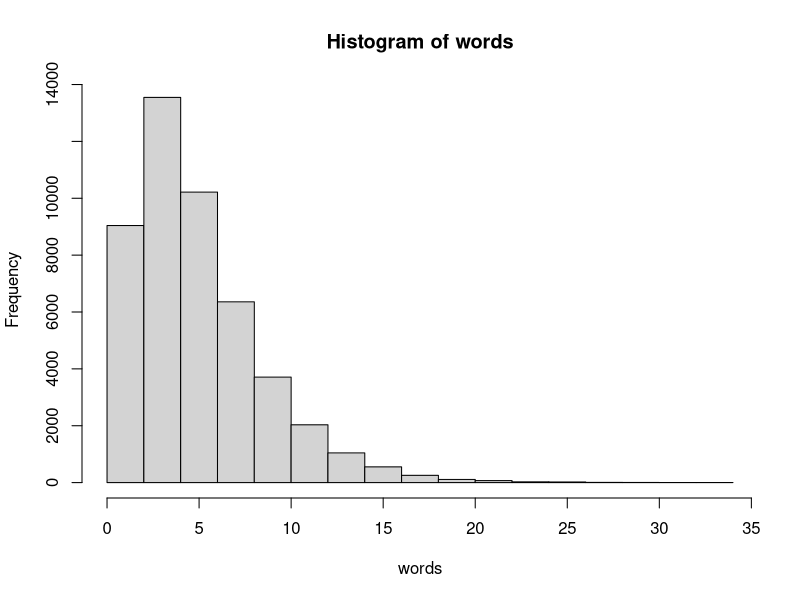
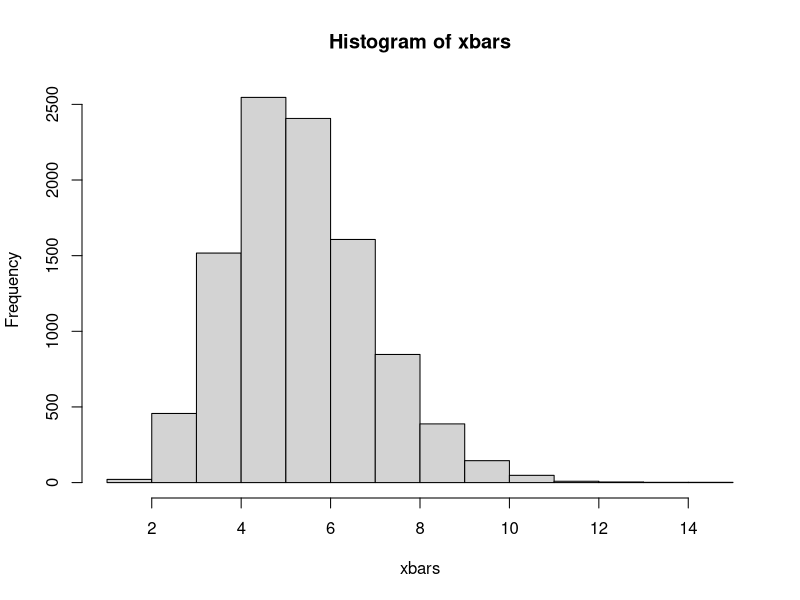
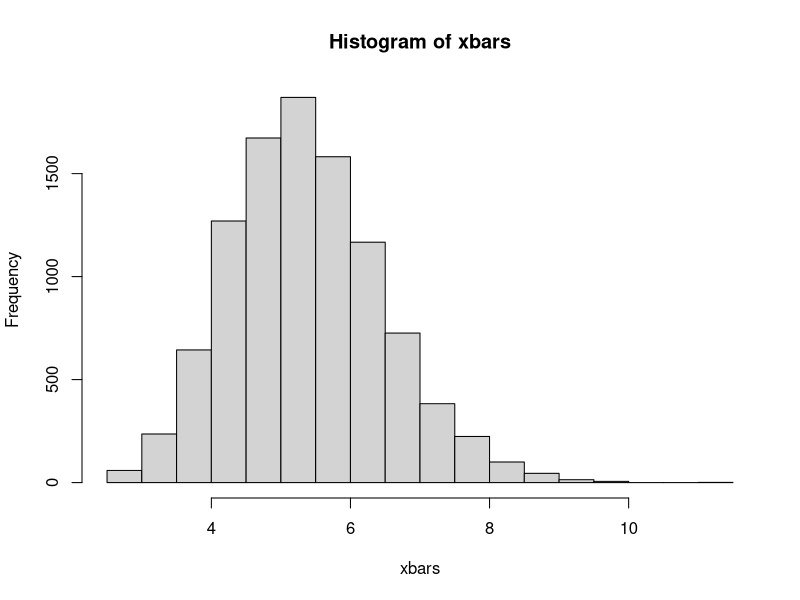
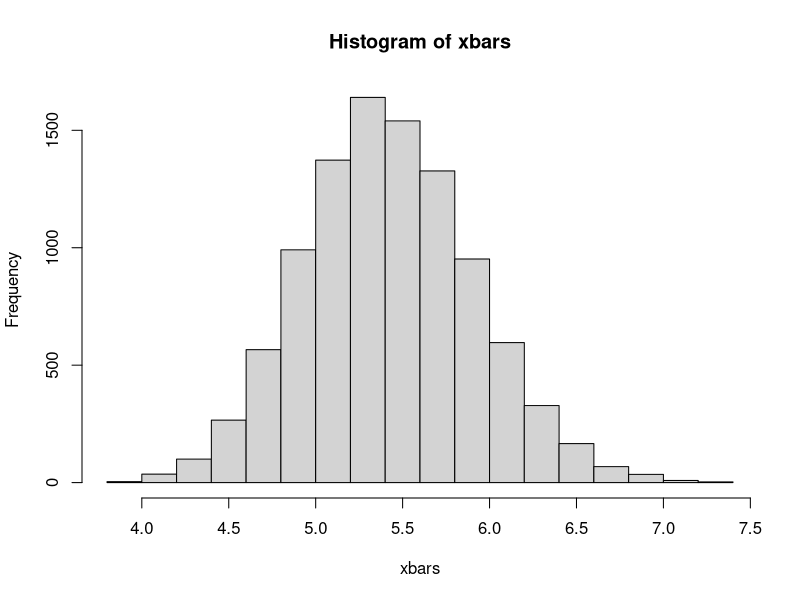
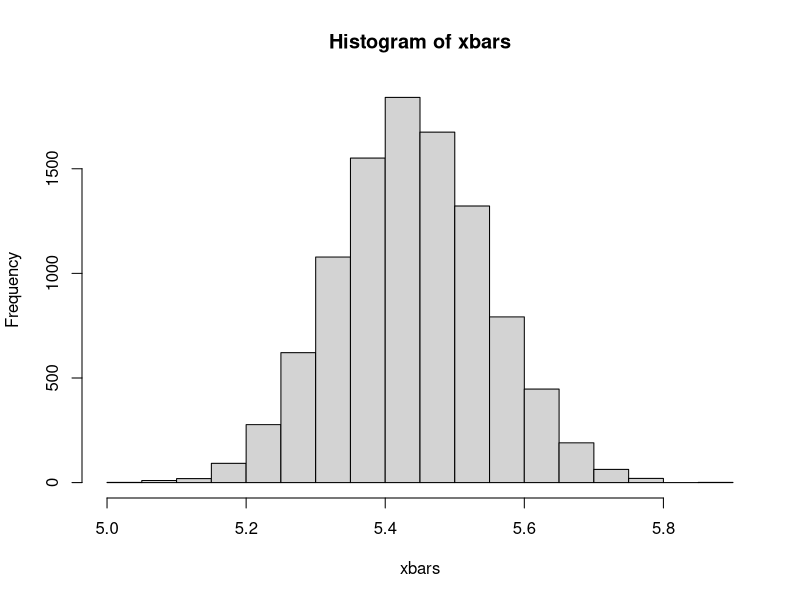

Generate these figures, in order, with R: (Note: this script raises an error after producing the figures.)
## ---- chunk 1
knitr::opts_chunk$set(echo = TRUE)
## ---- chunk 2
set.seed(123)
words <- ceiling(rgamma(47000, shape = 1.992, scale = 2.480))
mean(words)
sd(words)
hist(words)
## ---- chunk 3
n <- 5
words_sample <- sample(words, n, replace = FALSE)
## ---- chunk 4
words_sample
mean(words_sample)
## ---- chunk 5
# number of observations in each sample
n <- 5

# number of samples to take
samples <- 10000   

# this is where we will put our xbars for each sample
xbars <- rep(0, samples)          
## ---- chunk 6
head(xbars)
tail(xbars)
xbars[100]                   #the 100th element of xbars
## ---- chunk 7
set.seed(456)
for(i in 1:samples){
  words_sample <- sample(words, n, replace = FALSE)
  xbars[i] <- mean(words_sample)
}
## ---- chunk 8
head(xbars)
tail(xbars)
xbars[100]
## ---- chunk 9
hist(xbars)
mean(xbars)
sd(xbars)
## ---- chunk 10
get_var <- function(n) {
  n <- n
  samples <- 10000   
  xbars <- rep(0, samples)    
  
  set.seed(789)
  for(i in 1:samples){
    words_sample <- sample(words, n, replace = FALSE)
    xbars[i] <- mean(words_sample)
  }
  
  hist(xbars)
  m <- mean(xbars)
  s <- sd(xbars)
  return(c(m,s))
}
## ---- chunk 11
get_var(10)
get_var(50)
get_var(1000)
## ---- chunk 12
vars <- map(1:20, get_var) %>% unlist
## ---- chunk 13
n <- 4
X <- rbinom(1, n, 0.2)
phat <- X/n
X
phat
## ---- chunk 14
# number of observations in each sample
n <- 4

# number of samples to take
samples <- 10000 
## ---- chunk 15
set.seed(321)
X <- rbinom(samples, n, 0.2)
head(X)
## ---- chunk 16
phats <- X/n
head(phats)
## ---- chunk 17
hist(phats)
mean(phats)
sd(phats)
## ---- chunk 18
n <- 1000
samples <- 10000
set.seed(654)
X <- rbinom(samples, n, 0.2)
phats <- X/n
hist(phats)
mean(phats)
sd(phats)
## ---- chunk 19
prop.test(602, 1400)
## ---- chunk 20
prop.test(602, 1400, conf.level = 0.99)
## ---- chunk 21
n <- 1400
samples <- 10000
set.seed(93)
support <- rbinom(samples, n, 0.44)
head(support)
## ---- chunk 22
prop.test(support[1], n)
#int <- prop.test(support[1], n)
#int
#int$conf.int
#int$conf.int[1]
#int$conf.int[2]
#x <- 0.44 >= int$conf.int[1] & 0.44 <= int$conf.int[2]
#x
## ---- chunk 23
# a vector for our TRUEs and FALSEs (Note TRUE = 1 and FALSE = 0)
is_it_in <- rep(0, samples)

for(i in 1:samples){
   int <- prop.test(support[i], n)
   is_it_in[i] <- 0.44 >= int$conf.int[1] & 0.44 <= int$conf.int[2]
}
## ---- chunk 24
head(is_it_in)

# The number of intervals containing 0.44
sum(is_it_in)

# The proportion of intervals containing 0.44
sum(is_it_in)/samples
## ---- chunk 25
binom.test(3, 62)
